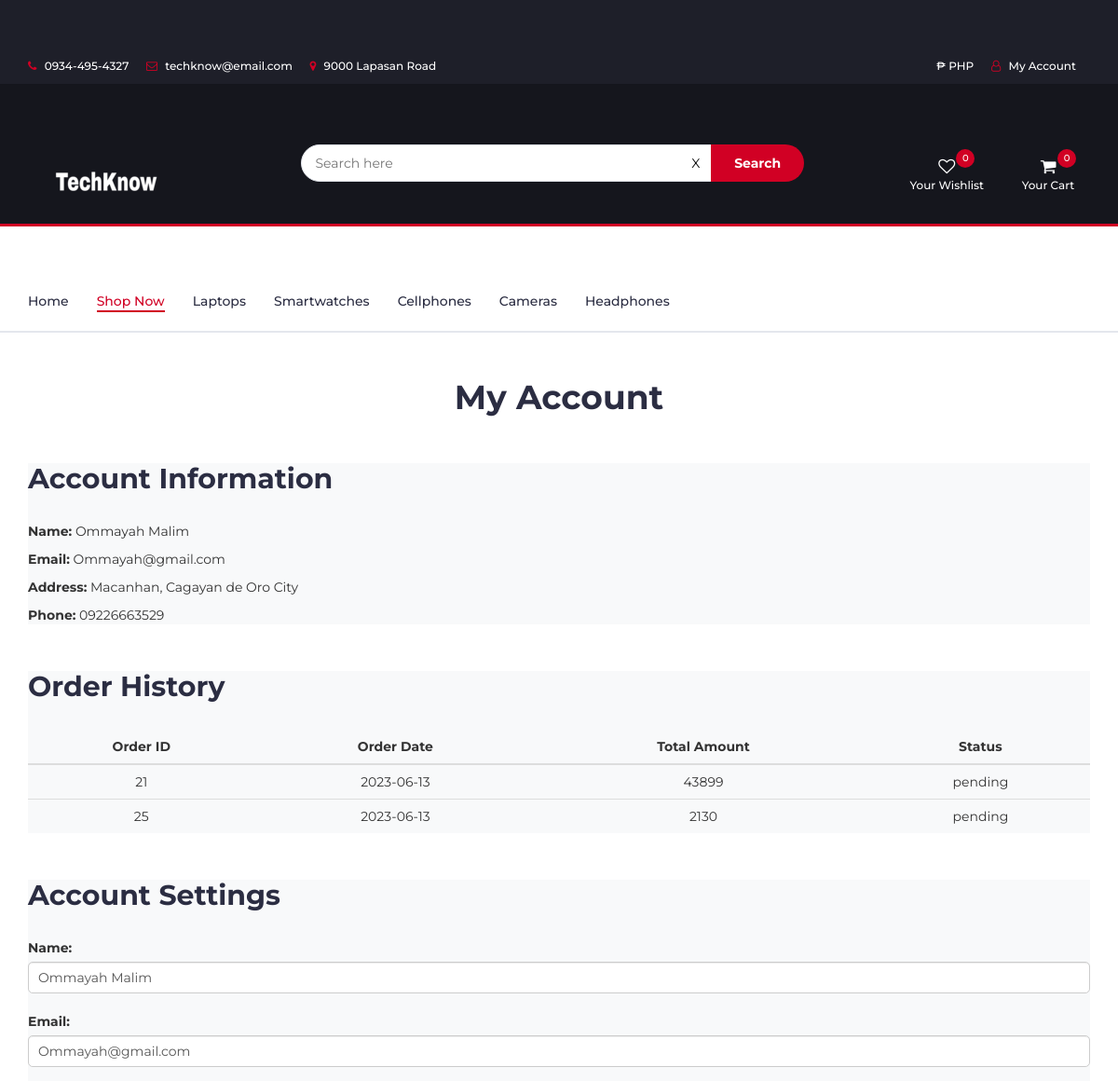
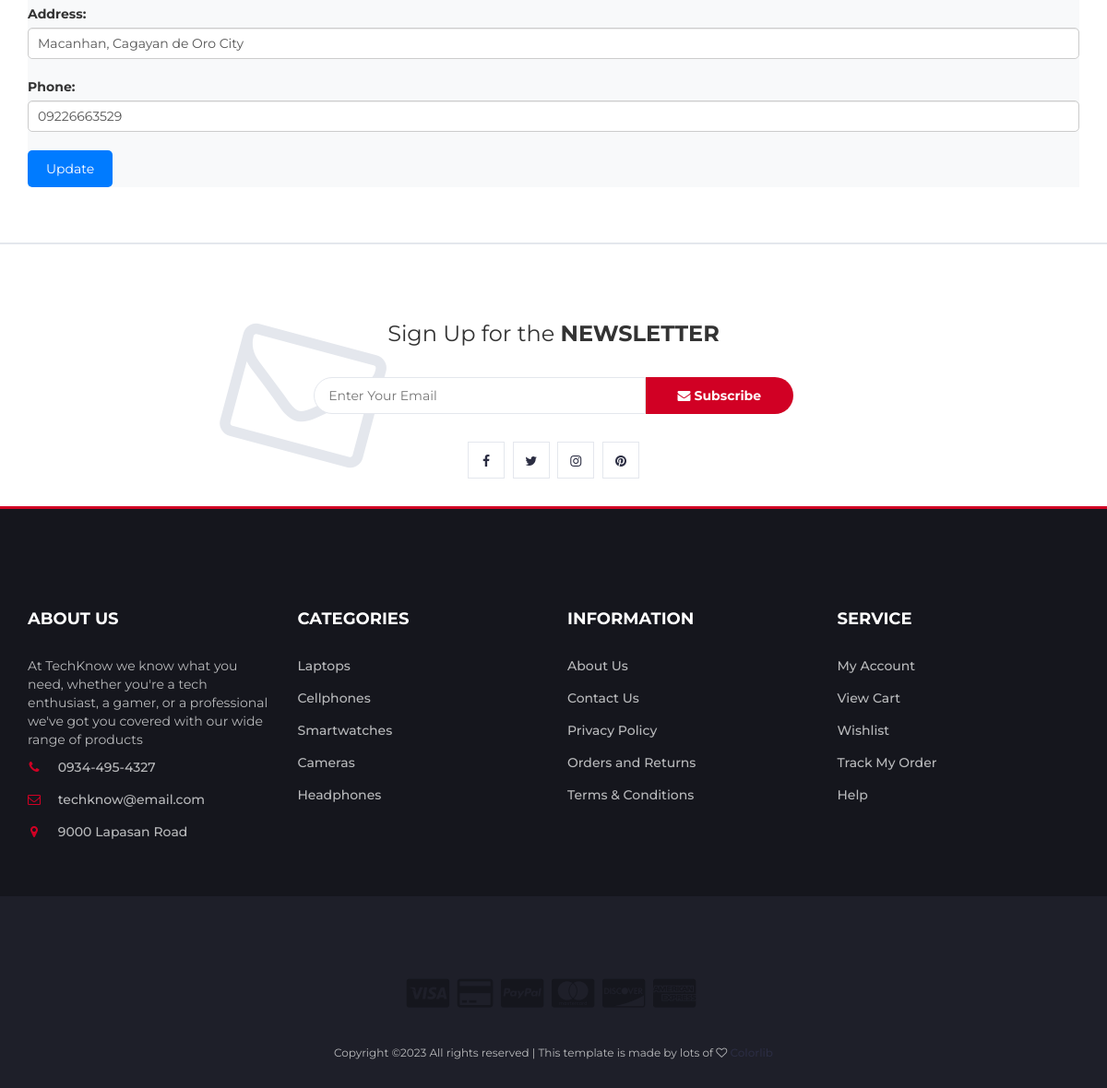
Screenshot of /profile.php (signed in) with the database file from the repository (2 pictures, top to bottom).
### tables this page shows
CREATE TABLE `categories` (
  `category_id` int(11) NOT NULL,
  `category_name` varchar(225) NOT NULL,
  `category_slug` varchar(100) NOT NULL
);

CREATE TABLE `customers` (
  `customer_id` int(11) NOT NULL,
  `customer_name` varchar(255) NOT NULL,
  `email` varchar(255) NOT NULL,
  `shipping_address` varchar(255) NOT NULL,
  `contact_number` varchar(50) NOT NULL,
  `password` varchar(255) NOT NULL
);

CREATE TABLE `orders` (
  `order_id` int(11) NOT NULL,
  `customer_id` int(11) NOT NULL,
  `order_date` date NOT NULL,
  `total_amount` decimal(10,0) NOT NULL,
  `status` varchar(50) NOT NULL
);

### profile.php (the view, shortened to what this page needs)
<?php
include("config.php");
$customer_id = $_SESSION['customer_id'];
$query = "SELECT * FROM customers WHERE customer_id = $customer_id";
$result = $connect->query($query);
if ($result->num_rows > 0) {
    $customer = $result->fetch_assoc();
} else {
    header("Location: index.php");
    exit();
}
$orderQuery = "SELECT * FROM orders WHERE customer_id = $customer_id";
$orderResult = $connect->query($orderQuery);
$orderHistory = [];
if ($orderResult->num_rows > 0) {
    while ($row = $orderResult->fetch_assoc()) {
        $orderHistory[] = $row;
    }
}
?>
<!DOCTYPE html>
<html lang="en">
<head>
  <link rel="stylesheet" href="https://cdnjs.cloudflare.com/ajax/libs/font-awesome/5.15.3/css/all.min.css">
  <link rel="stylesheet" href="https://maxcdn.bootstrapcdn.com/bootstrap/3.3.7/css/bootstrap.min.css">
  <link type="text/css" rel="stylesheet" href="css/bootstrap.min.css"/>
  <link type="text/css" rel="stylesheet" href="css/slick.css"/>
  <link type="text/css" rel="stylesheet" href="css/slick-theme.css"/>
  <link type="text/css" rel="stylesheet" href="css/nouislider.min.css"/>
  <link rel="stylesheet" href="css/font-awesome.min.css">
  <link type="text/css" rel="stylesheet" href="css/style.css"/>
  <link type="text/css" rel="stylesheet" href="css/profile.css"/>
</head>
<body>
 <?php include('header.php');?>
  <div class="container">
    <h1 class="text-center">My Account</h1><br><br>
    <div id="account-info" class="account-info bg-light p-4">
      <h2 class="mb-4">Account Information</h2><br>
      <p><strong>Name:</strong> <span id="display-name"><?php echo isset($customer['customer_name']) ? $customer['customer_name'] : ''; ?></span></p>
      <p><strong>Email:</strong> <span id="display-email"><?php echo isset($customer['email']) ? $customer['email'] : ''; ?></span></p>
      <p><strong>Address:</strong> <span id="display-address"><?php echo isset($customer['shipping_address']) ? $customer['shipping_address'] : ''; ?></span></p>
      <p><strong>Phone:</strong> <span id="display-phone"><?php echo isset($customer['contact_number']) ? $customer['contact_number'] : ''; ?></span></p>
    </div><br>
    <div class="order-history bg-light p-4">
      <h2 class="mb-4">Order History</h2><br>
      <?php if (!empty($orderHistory)): ?>
        <table class="table">
          <thead>
            <tr>
              <th>Order ID</th>
              <th>Order Date</th>
              <th>Total Amount</th>
              <th>Status</th>
            </tr>
          </thead>
          <tbody>
            <?php foreach ($orderHistory as $order): ?>
              <tr>
                <td><?php echo $order['order_id']; ?></td>
                <td><?php echo $order['order_date']; ?></td>
                <td><?php echo $order['total_amount']; ?></td>
                <td><?php echo $order['status']; ?></td>
              </tr>
            <?php endforeach; ?>
          </tbody>
        </table>
      <?php else: ?>
        <p>You have no previous orders.</p>
      <?php endif; ?>
    </div><br>
    <div class="settings bg-light p-4">
      <h2 class="mb-4">Account Settings</h2><br>
      <form id="accountSettingsForm" method="POST">
        <div class="form-group">
          <label for="name">Name:</label>
          <input type="text" class="form-control" id="name" name="name" placeholder="Enter your name" value="<?php echo isset($customer['customer_name']) ? $customer['customer_name'] : ''; ?>">
        </div>
        <div class="form-group">
          <label for="email">Email:</label>
          <input type="email" class="form-control" id="email" name="email" placeholder="Enter your email" value="<?php echo isset($customer['email']) ? $customer['email'] : ''; ?>">
        </div>
        <div class="form-group">
          <label for="address">Address:</label>
          <input type="text" class="form-control" id="address" name="address" placeholder="Enter your address" value="<?php echo isset($customer['shipping_address']) ? $customer['shipping_address'] : ''; ?>">
        </div>
        <div class="form-group">
          <label for="phone">Phone:</label>
          <input type="text" class="form-control" id="phone" name="phone" placeholder="Enter your phone number" value="<?php echo isset($customer['contact_number']) ? $customer['contact_number'] : ''; ?>">
        </div>
        <button type="submit" class="btn btn-primary">Update</button>
      </form>
    </div>
  </div>
  <?php include('footer.php');?>
</body>
</html>

### header.php (shortened to what this page needs)
<header>
  <div id="top-header">
    <div class="container">
      <ul class="header-links pull-left">
        <li><a href="#"><i class="fa fa-phone"></i> 0934-495-4327</a></li>
        <li><a href="#"><i class="fa fa-envelope-o"></i> techknow@email.com</a></li>
        <li><a href="#"><i class="fa fa-map-marker"></i> 9000 Lapasan Road</a></li>
      </ul>
      <ul class="header-links pull-right">
        <li><a href="#"><i class='fa-solid fa-peso-sign'></i>₱ PHP</a></li>
        <li><a href="#" onclick="openAccountMenu(event)"><i class="fa fa-user-o"></i> My Account</a></li>
      </ul>
    </div>
  </div>
	<div id="header">
		<div class="container">
			<div class="row">
				<div class="col-md-3">
					<div class="header-logo">
						<a href="#" class="logo">
							<a href="index.php"><img src="./img/logo.png" alt=""></a>
						</a>
					</div>
				</div>
				<div class="col-md-6">
				<div class="header-search">
				<form id="search-form" action="store.php" method="GET">
					<div class="search-container">
					<input id="search-input" class="input" placeholder="Search here" name="s" />
					<button type="submit" class="search-btn" name="submit">Search</button>
					</div>
					<button id="delete-btn" class="delete-btn" type="button">X</button>
				</form>
				</div>
			</div>
				<div class="col-md-3 clearfix">
					<div class="header-ctn">
					<div>
							<a href="#" id="wishlist-link">
							<i id="wishlist-icon" class="fa fa-heart-o"></i>
							<span>Your Wishlist</span>
							<div id="wishlist-quantity" class="qty">0</div>
							</a>
						</div>
						<?php include('cart-dropdown.php');?>
					</div>
				</div>
			</div>
		</div>
	</div>
</header>
<nav id="navigation">
	<div class="container">
		<div id="responsive-nav">
		<ul class="main-nav nav navbar-nav">
				<li><a href="index.php" id="home-link">Home</a></li>
				<?php
					$current_product_cat_slug = isset($_GET['cat']) ? $_GET['cat'] : "all";
					$cats = "SELECT * FROM categories";
					$cat_lists = $connect->query($cats);
					echo "<li class='".($current_product_cat_slug == "all" ? "active" : "")."'><a href='store.php'>Shop Now</a></li>";
					if ($cat_lists->num_rows > 0) {
						while ($row = $cat_lists->fetch_assoc()) {
							echo "<li class='".($current_product_cat_slug == $row["category_slug"] ? "active" : "")."'><a href='store.php?cat=".$row["category_slug"]."'>".$row["category_name"]."</a></li>";
						}
					}
				?>
			</ul>
		</div>
	</div>
</nav>

### css/style.css (style rules this page uses)
body { font-family: 'Montserrat', sans-serif; font-weight: 400; color: #333; }
h1, h2, h3, h4, h5, h6 { color: #2B2D42; font-weight: 700; margin: 0 0 10px; }
a { color: #2B2D42; font-weight: 500; -webkit-transition: 0.2s color; transition: 0.2s color; }
ul, ol { margin: 0; padding: 0; list-style: none }
.input { height: 40px; padding: 0px 15px; border: 1px solid #E4E7ED; background-color: #FFF; width: 100%; }
#top-header { padding-top: 10px; padding-bottom: 10px; background-color: #1E1F29; }
.header-links li { display: inline-block; margin-right: 15px; font-size: 12px; }
.header-links li:last-child { margin-right: 0px; }
.header-links li a { color: #FFF; }
.header-links li i { color: #D10024; margin-right: 5px; }
#header { padding-top: 15px; padding-bottom: 15px; background-color: #15161D; }
.header-logo { float: left; }
.header-search { display: flex; align-items: center; }
.header-search form { position: relative; flex: 1; }
.header-search form .input { width: calc(100% - 110px); margin-right: -4px; border-radius: 40px 0px 0px 40px; }
.header-search form .search-btn { height: 40px; width: 100px; background: #D10024; color: #FFF; font-weight: 700; border: none; border-radius: 0px 40px 40px 0px; margin-left: -4px; }
.delete-btn { position: absolute; top: 50%; right: 120px; background-color: transparent; border: none; color: rgb(9, 9, 9); transform: translateY(-50%); }
.header-ctn { float: right; padding: 15px 0px; }
.header-ctn>div { display: inline-block; }
.header-ctn>div>a { display: block; position: relative; width: 90px; text-align: center; color: #FFF; }
.header-ctn>div>a>i { display: block; font-size: 18px; }
.header-ctn>div>a>span { font-size: 12px; }
.header-ctn>div>a>.qty { position: absolute; right: 15px; top: -10px; width: 20px; height: 20px; line-height: 20px; text-align: center; border-radius: 50%; font-size: 10px; color: #FFF; background-color: #D10024; }
#navigation { background: #FFF; border-bottom: 2px solid #E4E7ED; border-top: 3px solid #D10024; }
.main-nav>li+li { margin-left: 30px }
.main-nav>li>a { padding: 20px 0px; }
.main-nav>li>a:hover, .main-nav>li>a:focus, .main-nav>li.active>a { color: #D10024; background-color: transparent; }
.main-nav>li>a:after { content: ""; display: block; width: 0%; height: 2px; background-color: #D10024; -webkit-transition: 0.2s all; transition: 0.2s all; }
.main-nav>li>a:hover:after, .main-nav>li>a:focus:after, .main-nav>li.active>a:after { width: 100%; }

### css/profile.css (style rules this page uses)
.container { margin-top: 50px; }
.text-center { text-align: center; }
.bg-light { background-color: #f8f9fa; }
.account-info, .order-history, .settings { margin-bottom: 30px; }
.account-info p { margin-bottom: 10px; }
.order-history table { width: 100%; }
.order-history th, .order-history td { padding: 10px; text-align: center; }
.settings form .form-group { margin-bottom: 20px; }
.settings form label { font-weight: bold; }
.settings form input[type="text"], .settings form input[type="email"] { width: 100%; padding: 10px; border-radius: 5px; border: 1px solid #ccc; }
.settings form button { padding: 10px 20px; border-radius: 5px; background-color: #007bff; color: #fff; border: none; cursor: pointer; }

### rows the page displays
categories: category_name "Laptops"
categories: category_name "Smartwatches"
categories: category_name "Cellphones"
categories: category_name "Cameras"
categories: category_name "Headphones"
customers: customer_name "Ommayah Malim", email "Ommayah@gmail.com", shipping_address "Macanhan, Cagayan de Oro City", contact_number "09226663529", name "Ommayah Malim", address "Macanhan, Cagayan de Oro City", phone "09226663529"
orders: order_id "21", order_date "2023-06-13", total_amount "43899", status "pending"
orders: order_id "25", order_date "2023-06-13", total_amount "2130", status "pending"
